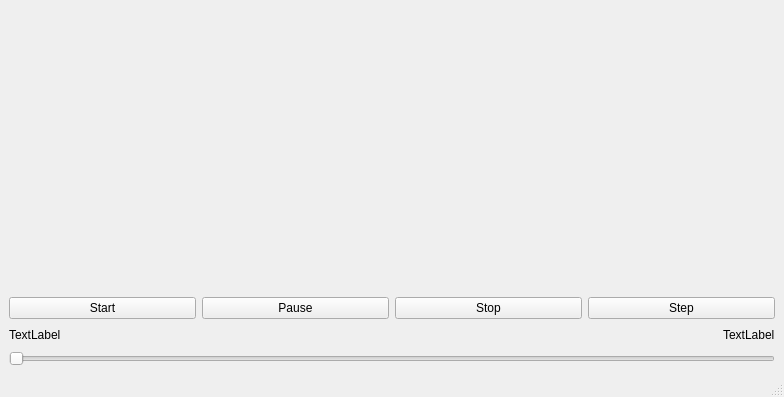
<?xml version="1.0" encoding="UTF-8"?>
<ui version="4.0">
 <class>MainWindow</class>
 <widget class="QMainWindow" name="MainWindow">
  <property name="geometry">
   <rect>
    <x>0</x>
    <y>0</y>
    <width>784</width>
    <height>397</height>
   </rect>
  </property>
  <property name="windowTitle">
   <string>MainWindow</string>
  </property>
  <widget class="QWidget" name="centralwidget">
   <layout class="QVBoxLayout" name="verticalLayout_3">
    <item>
     <widget class="QWidget" name="processWidget" native="true">
      <property name="sizePolicy">
       <sizepolicy hsizetype="Expanding" vsizetype="Expanding">
        <horstretch>0</horstretch>
        <verstretch>0</verstretch>
       </sizepolicy>
      </property>
      <layout class="QVBoxLayout" name="verticalLayout"/>
     </widget>
    </item>
    <item>
     <layout class="QHBoxLayout" name="horizontalLayout">
      <item>
       <widget class="QPushButton" name="startButton">
        <property name="text">
         <string>Start</string>
        </property>
       </widget>
      </item>
      <item>
       <widget class="QPushButton" name="pauseButton">
        <property name="text">
         <string>Pause</string>
        </property>
       </widget>
      </item>
      <item>
       <widget class="QPushButton" name="stopButton">
        <property name="text">
         <string>Stop</string>
        </property>
       </widget>
      </item>
      <item>
       <widget class="QPushButton" name="stepButton">
        <property name="text">
         <string>Step</string>
        </property>
       </widget>
      </item>
     </layout>
    </item>
    <item>
     <layout class="QVBoxLayout" name="verticalLayout_2">
      <item>
       <layout class="QHBoxLayout" name="horizontalLayout_2">
        <item>
         <widget class="QLabel" name="lowerPositionLabel">
          <property name="sizePolicy">
           <sizepolicy hsizetype="Preferred" vsizetype="Fixed">
            <horstretch>0</horstretch>
            <verstretch>0</verstretch>
           </sizepolicy>
          </property>
          <property name="text">
           <string>TextLabel</string>
          </property>
         </widget>
        </item>
        <item>
         <spacer name="horizontalSpacer">
          <property name="orientation">
           <enum>Qt::Horizontal</enum>
          </property>
          <property name="sizeHint" stdset="0">
           <size>
            <width>40</width>
            <height>20</height>
           </size>
          </property>
         </spacer>
        </item>
        <item>
         <widget class="QLabel" name="topPositionLabel">
          <property name="sizePolicy">
           <sizepolicy hsizetype="Preferred" vsizetype="Fixed">
            <horstretch>0</horstretch>
            <verstretch>0</verstretch>
           </sizepolicy>
          </property>
          <property name="text">
           <string>TextLabel</string>
          </property>
         </widget>
        </item>
       </layout>
      </item>
      <item>
       <widget class="QSlider" name="horizontalSlider">
        <property name="orientation">
         <enum>Qt::Horizontal</enum>
        </property>
        <property name="tickPosition">
         <enum>QSlider::NoTicks</enum>
        </property>
       </widget>
      </item>
     </layout>
    </item>
   </layout>
  </widget>
  <widget class="QMenuBar" name="menubar">
   <property name="geometry">
    <rect>
     <x>0</x>
     <y>0</y>
     <width>784</width>
     <height>21</height>
    </rect>
   </property>
  </widget>
  <widget class="QStatusBar" name="statusbar"/>
 </widget>
 <resources/>
 <connections/>
</ui>
